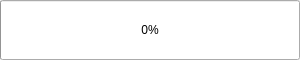
<?xml version="1.0" encoding="UTF-8"?>
<ui version="4.0">
 <class>Dialog</class>
 <widget class="QDialog" name="Dialog">
  <property name="geometry">
   <rect>
    <x>0</x>
    <y>0</y>
    <width>300</width>
    <height>60</height>
   </rect>
  </property>
  <property name="windowTitle">
   <string>Dialog</string>
  </property>
  <widget class="QProgressBar" name="progressBar">
   <property name="geometry">
    <rect>
     <x>0</x>
     <y>0</y>
     <width>300</width>
     <height>60</height>
    </rect>
   </property>
   <property name="maximum">
    <number>100</number>
   </property>
   <property name="value">
    <number>0</number>
   </property>
   <property name="orientation">
    <enum>Qt::Horizontal</enum>
   </property>
  </widget>
 </widget>
 <resources/>
 <connections/>
</ui>
